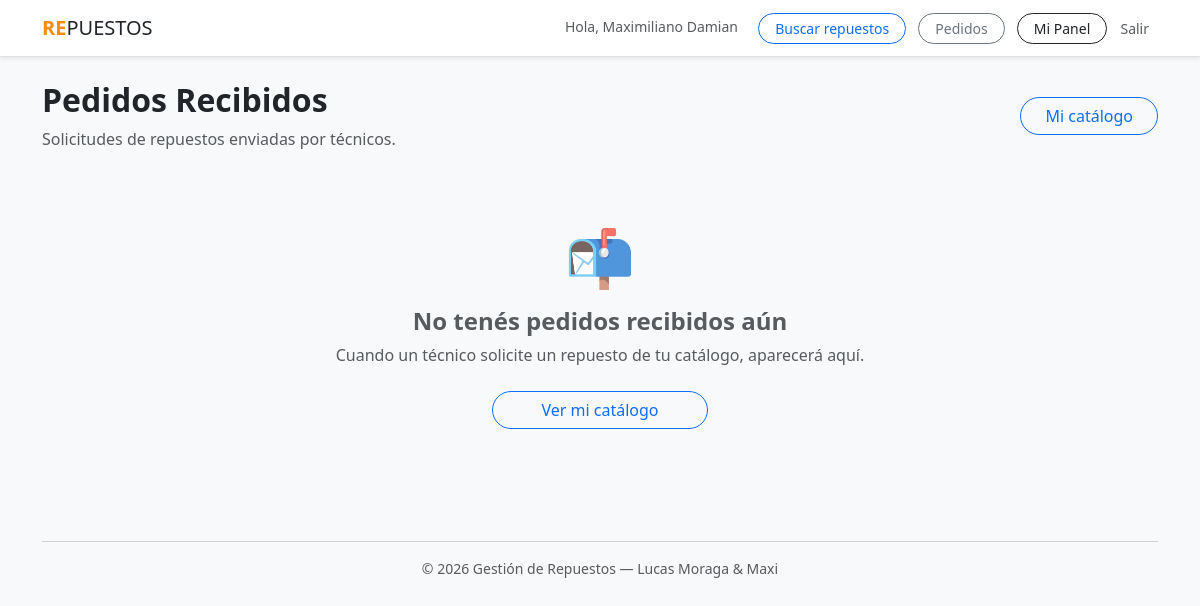
Page /pedidos/recibidos/ (signed in) on the earlier database version.
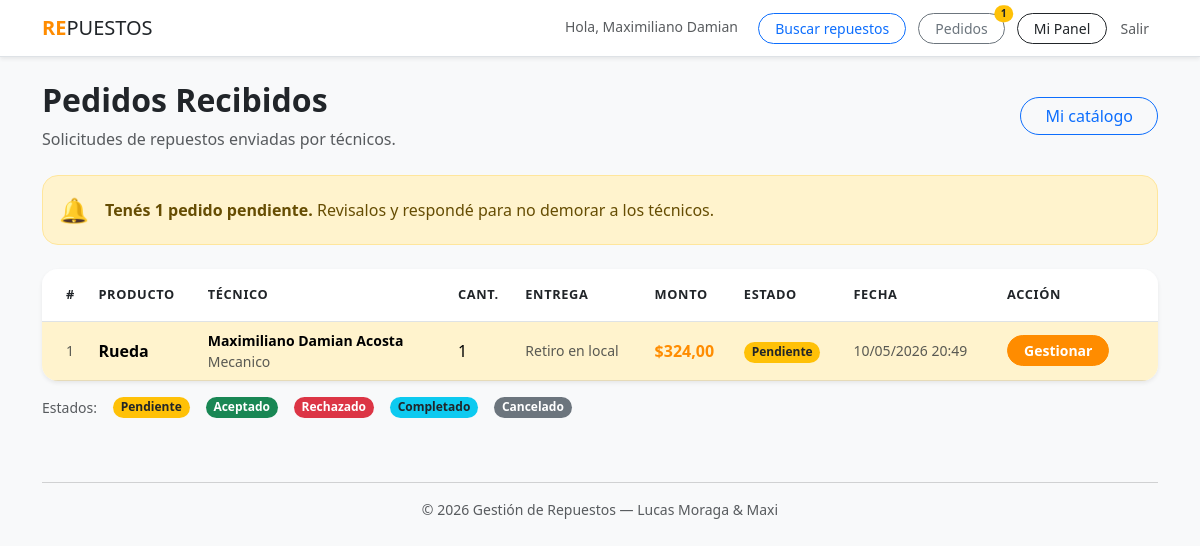
Same page on the later database version.
### plataforma/models.py (models this page shows, shortened)
class Pedido(models.Model):
    ESTADO_CHOICES = [
        ('pendiente', 'Pendiente'),
        ('aceptado', 'Aceptado'),
        ('rechazado', 'Rechazado'),
        ('completado', 'Completado'),
        ('cancelado', 'Cancelado'),
    ]
    ENTREGA_CHOICES = [
        ('retiro', 'Retiro en local'),
        ('envio', 'Envío'),
    ]
    tecnico = models.ForeignKey(Tecnico, on_delete=models.CASCADE, related_name='pedidos')
    proveedor = models.ForeignKey(Proveedor, on_delete=models.CASCADE, related_name='pedidos_recibidos')
    producto = models.ForeignKey(Producto, on_delete=models.CASCADE, related_name='pedidos')
    cantidad = models.IntegerField()
    forma_entrega = models.CharField(max_length=10, choices=ENTREGA_CHOICES)
    estado = models.CharField(max_length=15, choices=ESTADO_CHOICES, default='pendiente')
    monto_total = models.DecimalField(max_digits=10, decimal_places=2)
    fecha_creacion = models.DateTimeField(auto_now_add=True)
    fecha_actualizacion = models.DateTimeField(auto_now=True)
    notas = models.TextField(blank=True, null=True)
    respuesta_proveedor = models.TextField(blank=True, null=True)
    class Meta:
        verbose_name = "Pedido"
        verbose_name_plural = "Pedidos"
        ordering = ['-fecha_creacion']

class Producto(models.Model):
    proveedor = models.ForeignKey(Proveedor, on_delete=models.CASCADE, related_name="productos")
    nombre = models.CharField(max_length=200)
    descripcion = models.TextField(blank=True)
    modelo = models.CharField(max_length=100, blank=True)
    categoria = models.CharField(max_length=100, choices=RUBROS_CHOICES)
    precio = models.DecimalField(max_digits=10, decimal_places=2)
    stock = models.PositiveIntegerField(default=0)
    disponible = models.BooleanField(default=True)
    class Meta:
        verbose_name = "Producto"
        verbose_name_plural = "Productos"

class Tecnico(models.Model):
    usuario = models.OneToOneField(User, on_delete=models.CASCADE)
    cuit = models.CharField(max_length=13, unique=True, null=True, blank=True)
    especialidad = models.CharField(max_length=100, choices=RUBROS_CHOICES)
    telefono = models.CharField(max_length=20, blank=True)
    ubicacion = models.CharField(max_length=200)
    estado = models.CharField(max_length=15, choices=ESTADO_USUARIO_CHOICES, default='pendiente')
    nota_admin = models.TextField(blank=True)
    is_approved = models.BooleanField(default=False)
    class Meta:
        verbose_name = "Técnico"
        verbose_name_plural = "Técnicos"

### plataforma/views.py (the view)
# urls.py: path('pedidos/recibidos/', views.pedidos_recibidos, name='pedidos_recibidos'),
@login_required(login_url='login')
def pedidos_recibidos(request):
    proveedor = _get_proveedor_o_403(request)
    if proveedor is None:
        return redirect('dashboard')
    pedidos = (
        proveedor.pedidos_recibidos
        .select_related('producto', 'tecnico__usuario')
        .annotate(ya_calificado=Exists(CalificacionTecnico.objects.filter(pedido=OuterRef('pk'))))
        .all()
    )
    return render(request, 'plataforma/pedidos_recibidos.html', {'pedidos': pedidos})

### plataforma/context_processors.py (called while the page is built)
def pedidos_pendientes(request):
    count = 0
    if request.user.is_authenticated and hasattr(request.user, 'proveedor'):
        count = request.user.proveedor.pedidos_recibidos.filter(estado='pendiente').count()
    return {'pedidos_pendientes_count': count}

### plataforma/views.py (called while the page is built)
def _get_proveedor_o_403(request):
    if not hasattr(request.user, 'proveedor'):
        messages.error(request, 'Esta sección es solo para proveedores.')
        return None
    return request.user.proveedor

### plataforma/templates/plataforma/pedidos_recibidos.html (shortened to what the changed rows need)
{% extends "plataforma/base.html" %}
{% block content %}
<div class="row mb-4 align-items-center">
    <div class="col">
        <h2 class="fw-bold">Pedidos Recibidos</h2>
    </div>
</div>
{% if pedidos_pendientes_count > 0 %}
<div class="alert alert-warning rounded-4 d-flex align-items-center gap-3 mb-4">
    <span class="fs-4">🔔</span>
    <div>
        <strong>Tenés {{ pedidos_pendientes_count }} pedido{{ pedidos_pendientes_count|pluralize }} pendiente{{ pedidos_pendientes_count|pluralize }}.</strong>
        Revisalos y respondé para no demorar a los técnicos.
    </div>
</div>
{% endif %}
{% if pedidos %}
<div class="card border-0 shadow-sm rounded-4 overflow-hidden">
    <div class="table-responsive">
        <table class="table table-hover align-middle mb-0">
            <thead class="bg-light text-muted" style="font-size: .8rem; text-transform: uppercase; letter-spacing: .05em;">
                <tr>
                    <th class="ps-4 py-3">#</th>
                    <th class="py-3">Producto</th>
                    <th class="py-3">Técnico</th>
                    <th class="py-3">Cant.</th>
                    <th class="py-3">Entrega</th>
                    <th class="py-3">Monto</th>
                    <th class="py-3">Estado</th>
                    <th class="py-3">Fecha</th>
                    <th class="pe-4 py-3">Acción</th>
                </tr>
            </thead>
            <tbody>
                {% for pedido in pedidos %}
                <tr {% if pedido.estado == 'pendiente' %}class="table-warning"{% endif %}>
                    <td class="ps-4 text-muted small">{{ pedido.id }}</td>
                    <td>
                        <strong>{{ pedido.producto.nombre }}</strong>
                    </td>
                    <td class="small">
                        <span class="fw-bold">{{ pedido.tecnico.usuario.get_full_name }}</span>
                        <br><span class="text-muted">{{ pedido.tecnico.especialidad }}</span>
                    </td>
                    <td>{{ pedido.cantidad }}</td>
                    <td class="text-muted small">{{ pedido.get_forma_entrega_display }}</td>
                    <td class="fw-bold text-primary">${{ pedido.monto_total }}</td>
                    <td>
                        {% if pedido.estado == 'pendiente' %}
                            <span class="badge bg-warning text-dark rounded-pill">Pendiente</span>
                        {% elif pedido.estado == 'aceptado' %}
                            <span class="badge bg-success rounded-pill">Aceptado</span>
                        {% elif pedido.estado == 'rechazado' %}
                            <span class="badge bg-danger rounded-pill">Rechazado</span>
                        {% elif pedido.estado == 'completado' %}
                            <span class="badge bg-info text-dark rounded-pill">Completado</span>
                        {% elif pedido.estado == 'cancelado' %}
                            <span class="badge bg-secondary rounded-pill">Cancelado</span>
                        {% endif %}
                    </td>
                    <td class="text-muted small">{{ pedido.fecha_creacion|date:"d/m/Y H:i" }}</td>
                    <td class="pe-4">
                        <div class="d-flex flex-column gap-1 align-items-start">
                            <a href="{% url 'detalle_pedido_proveedor' pedido.pk %}"
                               class="btn btn-sm rounded-pill px-3 {% if pedido.estado == 'pendiente' %}btn-primary fw-bold{% else %}btn-outline-secondary{% endif %}">
                                {% if pedido.estado == 'pendiente' %}Gestionar{% else %}Ver detalle{% endif %}
                            </a>
                        </div>
                    </td>
                </tr>
                {% endfor %}
            </tbody>
        </table>
    </div>
</div>
<div class="d-flex gap-3 mt-3 flex-wrap">
    <small class="text-muted">Estados:</small>
    <span class="badge bg-warning text-dark rounded-pill">Pendiente</span>
    <span class="badge bg-success rounded-pill">Aceptado</span>
    <span class="badge bg-danger rounded-pill">Rechazado</span>
    <span class="badge bg-info text-dark rounded-pill">Completado</span>
    <span class="badge bg-secondary rounded-pill">Cancelado</span>
</div>
{% else %}
<div class="text-center py-5">
    <div class="display-4 text-muted mb-3">📬</div>
    <h4 class="fw-bold text-muted">No tenés pedidos recibidos aún</h4>
    <p class="text-muted">Cuando un técnico solicite un repuesto de tu catálogo, aparecerá aquí.</p>
    <a href="{% url 'catalogo_proveedor' %}" class="btn btn-outline-primary rounded-pill px-5 mt-2">
        Ver mi catálogo
    </a>
</div>
{% endif %}
{% endblock %}

### plataforma/templates/plataforma/base.html (shortened to what this page needs)
<!DOCTYPE html>
<html lang="es">
<head>
    <link href="https://cdn.jsdelivr.net/npm/bootstrap@5.3.0/dist/css/bootstrap.min.css" rel="stylesheet">
</head>
<body class="bg-light">
    <nav class="navbar navbar-expand-lg navbar-white bg-white border-bottom shadow-sm mb-4">
        <div class="container">
            <a class="navbar-brand text-dark tracking-tighter" href="{% url 'inicio' %}">
                <b>RE</b>PUESTOS
            </a>
            <div class="ms-auto">
                {% if user.is_authenticated %}
                    <span class="me-3 text-muted small">Hola, {{ user.first_name }}</span>
                    <a href="{% url 'buscar_repuestos' %}" class="btn btn-outline-primary btn-sm rounded-pill px-3 me-2">Buscar repuestos</a>
                    {% if user.tecnico %}
                        <a href="{% url 'mis_pedidos' %}" class="btn btn-outline-secondary btn-sm rounded-pill px-3 me-2">Mis pedidos</a>
                    {% elif user.proveedor %}
                        <a href="{% url 'pedidos_recibidos' %}" class="btn btn-outline-secondary btn-sm rounded-pill px-3 me-2 position-relative">
                            Pedidos
                            {% if pedidos_pendientes_count > 0 %}
                                <span class="position-absolute top-0 start-100 translate-middle badge rounded-pill bg-warning text-dark" style="font-size:.65rem;">
                                    {{ pedidos_pendientes_count }}
                                </span>
                            {% endif %}
                        </a>
                    {% endif %}
                    <a href="{% url 'dashboard' %}" class="btn btn-outline-dark btn-sm rounded-pill px-3">Mi Panel</a>
                    <a href="{% url 'logout' %}" class="btn btn-link text-muted btn-sm text-decoration-none">Salir</a>
                {% else %}
                    <a href="{% url 'login' %}" class="btn btn-outline-primary btn-sm rounded-pill px-4 me-2">Ingresar</a>
                    <a href="{% url 'registro_tipo' %}" class="btn btn-primary btn-sm rounded-pill px-4">Registrarse</a>
                {% endif %}
            </div>
        </div>
    </nav>
    <div class="{% block container_class %}container{% endblock %}">
        {% block content %}{% endblock %}
    </div>
    <footer class="container text-center py-5 text-muted small">
        <hr>
        &copy; 2026 Gestión de Repuestos — Lucas Moraga & Maxi
    </footer>
</body>
</html>

Differences in the rows shown:
added Pedido: id "1", producto.nombre "Rueda", tecnico.usuario.get_full_name "Maximiliano Damian Acosta", tecnico.especialidad "Mecanico", cantidad "1", forma_entrega "Retiro en local", monto_total "324,00", estado "Pendiente", fecha_creacion "10/05/2026 20:49"
Other differences:
{{ pedidos_pendientes_count }}: (not shown) → "1"
text no longer shown: "📬 No tenés pedidos recibidos aún Cuando un técnico solicite un repuesto de tu catálogo, aparecerá aquí. Ver mi catálogo"
text now shown: "🔔 Tenés pedido pendiente . Revisalos y respondé para no demorar a los técnicos. # PRODUCTO TÉCNICO CANT. ENTREGA MONTO ESTADO FECHA ACCIÓN Estados: Pendiente Aceptado Rechazado Completado Cancelado"
